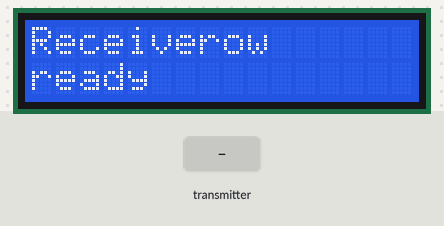
The sketch below on a simulated Arduino Uno, built with avr-gcc and run on an emulated ATmega328P. Shown: 16×2 character LCD. Inputs (shaded band) come from the test bench. No radio packets arrive unless stated.

Above: at 3.2 s.
3.3 s: the transmitter starts sending text.0 = 0
At 4.2 s:
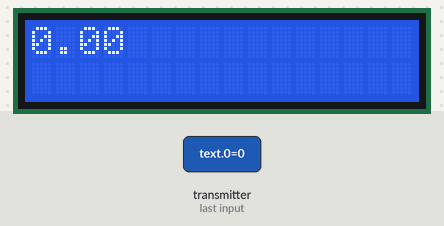
4.8 s: the transmitter starts sending text.1 = 25
At 6.4 s:
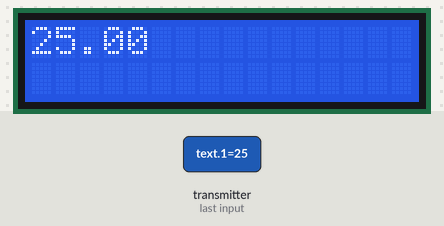
6.8 s: the transmitter starts sending text.1 = 50
At 8.6 s:
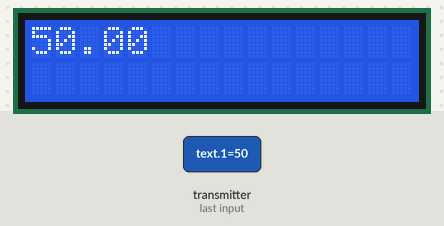
Timing chart, 0 to 10.1 s (numbered marks = the images above; inputs shaded):
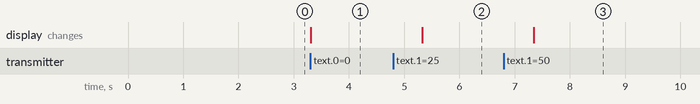

The sketch:

Receiver.ino
```cpp
// NRF24L01 Module Tutorial - Code for Receiver using Arduino UNO

//Include needed Libraries at beginning
#include "nRF24L01.h" // NRF24L01 library created by TMRh20 https://github.com/TMRh20/RF24
#include "RF24.h"
#include "SPI.h"

#include <LiquidCrystal_I2C.h>
LiquidCrystal_I2C lcd(0x27, 16, 2); // set the LCD address to 0x3F for a 16 chars and 2 line display

int ReceivedMessage[1] = {000}; // Used to store value received by the NRF24L01

RF24 radio(9, 10); // NRF24L01 used SPI pins + Pin 9 and 10 on the UNO

const uint64_t pipe = 0xE6E6E6E6E6E6; // Needs to be the same for communicating between 2 NRF24L01
float text[3];
void setup(void) {

 lcd.init();
 lcd.backlight();
 lcd.setCursor(0, 0);
 lcd.print("Receiverow");
 lcd.setCursor(0, 1);
 lcd.print("ready");
 delay(2000);

 radio.begin(); // Start the NRF24L01
 // Max power
// radio.setPALevel( RF24_PA_MAX ) ;

 // Min speed (for better range I presume)
 radio.setDataRate( RF24_250KBPS ) ;

 // 8 bits CRC
// radio.setCRCLength( RF24_CRC_8 ) ;

 // increase the delay between retries & # of retries
//radio.setRetries(15, 15);
 radio.setAutoAck(false);
 radio.openReadingPipe(1, pipe); // Get NRF24L01 ready to receive
 radio.startListening(); // Listen to see if information received

}

void loop(void) {

 while (radio.available())
 {
/*
 radio.read(ReceivedMessage, 1); // Read information from the NRF24L01
 outputToLCD("Received data:", (String) ReceivedMessage[0], 0);
 delay(10);
 */

 /*
 char text1[32] = ""; //Saving the incoming data
 char text2[32] = "";
 char text3[32] = "";
//int accelerometer_x;
radio.read(&text1, sizeof(text1)); //Reading the data

lcd.clear();
lcd.setCursor(0,0);
lcd.print(text1);


radio.read(&text2, sizeof(text2)); //Reading the data
lcd.setCursor(0,1);
lcd.print(text2);


radio.read(&text3, sizeof(text3)); //Reading the data
*/
radio.read(&text, sizeof(text));

lcd.clear();
lcd.setCursor(0,0);
lcd.print(text[1]);


 delay(1000);
 }
}

/*
void outputToLCD(String message1, String message2, int delayValue) {
 lcd.clear();
 lcd.setCursor(0, 0);
 lcd.print(message1);
 lcd.setCursor(0, 1);
 lcd.print(message2);
 delay(delayValue);
*/
//}
```

Measured:
- after the input at 3.3 s, the display: changes at once (image 1)
- after the input at 4.8 s, the display: changes after 0.53 s (image 2)
- after the input at 6.8 s, the display: changes after 0.55 s (image 3)
